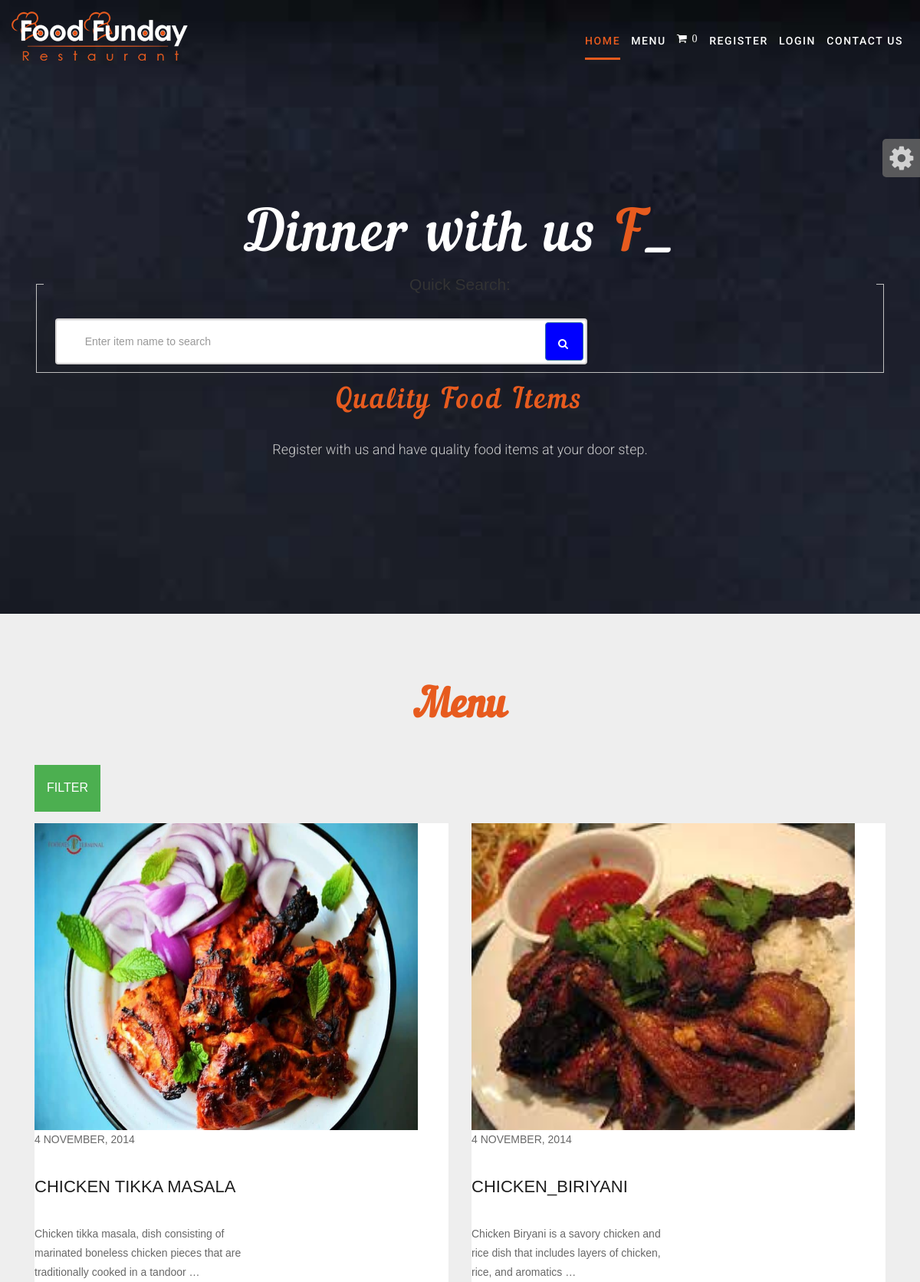
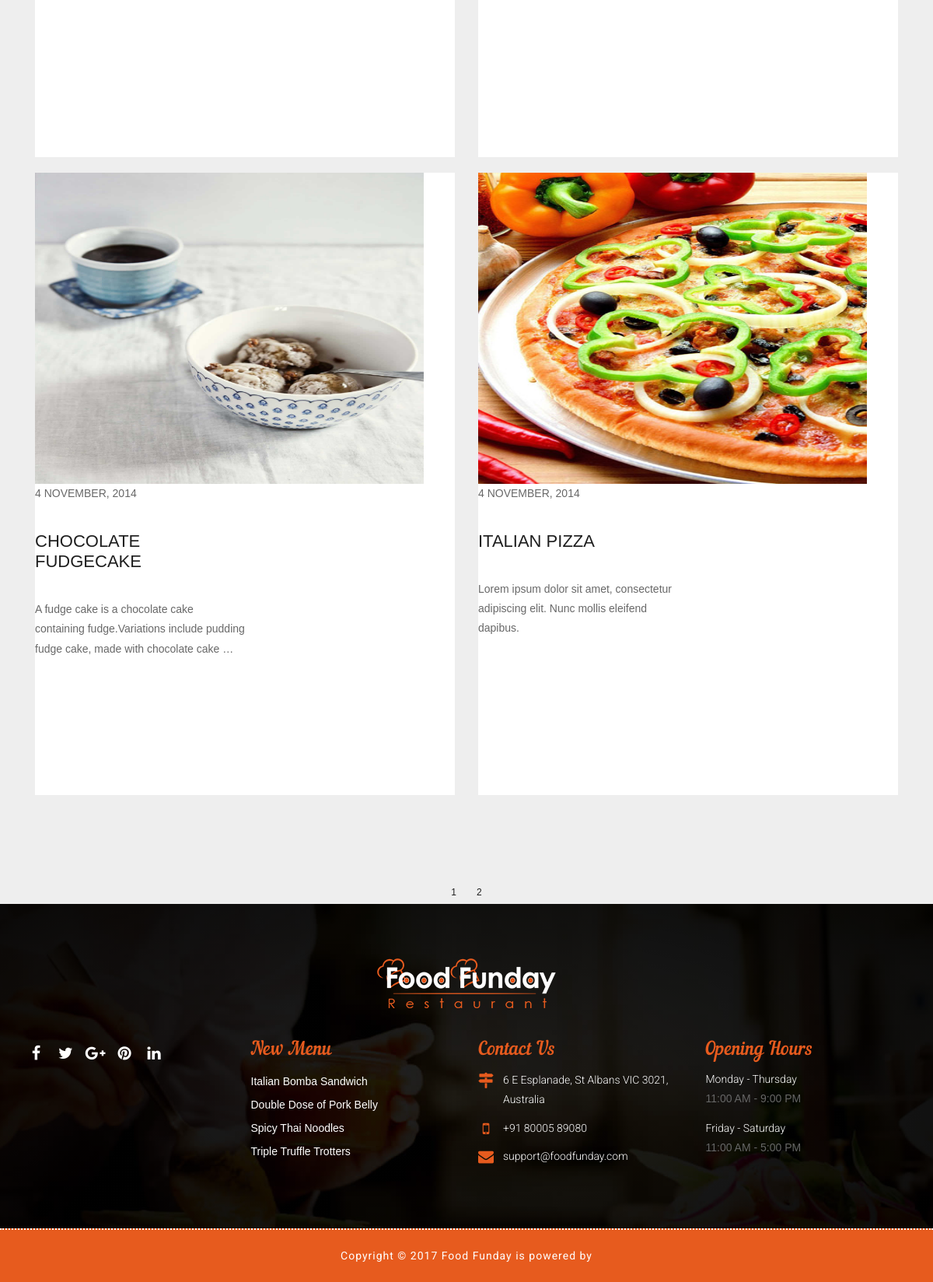
The page / on the database its author committed (2 pictures, top to bottom).
### foodcourt/models.py (models this page shows, shortened)
class products1(models.Model):
    name=models.CharField(max_length=250,unique=True)
    slug=models.SlugField(max_length=250, unique=True)
    img=models.ImageField(upload_to='products')
    desc=models.TextField()
    stock=models.IntegerField()
    available=models.BooleanField()
    price=models.IntegerField()
    category=models.ForeignKey(categs,on_delete=models.CASCADE)
    class Meta:
        ordering=('name',)
        verbose_name='product'
        verbose_name_plural='products'
    def get_url(self):
        return reverse('details', args=[self.category.slug,self.slug])

### foodcourt/views.py (the view)
# urls.py: 2. Add a URL to urlpatterns:  path('', views.home, name='home')
def home(request,c_slug=None):
    c_page=None
    prodt=None
    cat=None
    if c_slug!=None:
        c_page=get_object_or_404(categs,slug=c_slug)
        prodt=products1.objects.filter(category=c_page,available=True)
    else:
        cat=categs.objects.all()
        prodt=products1.objects.all().filter(available=True)
    paginator = Paginator(prodt,4)
    try:
        page = int(request.GET.get('page', '1'))
    except:
        page = 1
    try:
        pro= paginator.page(page)
    except(EmptyPage, InvalidPage):
        pro=paginator.page(paginator.num_pages)
    return render(request,"index.html",{'pr':prodt,'ct':cat,'pg':pro})

### cart/context_processor.py (called while the page is built)
def count(request):
    item_count=0
    if 'admin' in request.path:
        return {}
    else:
        try:
            ct=cartlist.objects.filter(cart_id=c_id(request))
            cti=items.objects.all().filter(cart=ct[:1])
            for c in cti:
                item_count+=c.quan
        except cartlist.DoesNotExist:
            item_count=0
        return dict(itc=item_count)

### cart/views.py (called while the page is built)
def c_id(request):
    ct_id=request.session.session_key
    if not ct_id:
        ct_id=request.session.create()
    return ct_id

### foodcourt/models.py (called while the page is built)
    def get_url(self):
        return reverse('prod_cat',args=[self.slug])

### templates/index.html (shortened to what this page needs)
{% extends 'base.html' %}
{% load static %}
{% block content %}
<html>
<head>
    <link rel="stylesheet" href="{% static 'hm/css/bootstrap.min.css' %}">
    <link rel="stylesheet" href="{% static 'hm/css/style.css' %}">
    <link rel="stylesheet" href="{% static 'hm/css/responsive.css' %}">
    <link id="changeable-colors" rel="stylesheet" href="{% static 'hm/css/colors/orange.css' %}" />
</head>
<body>
    <div id="banner" class="banner full-screen-mode parallax">
        <div class="container pr">
            <div class="col-lg-12 col-md-12 col-sm-12 col-xs-12">
                <div class="banner-static">
                    <div class="banner-text">
                        <div class="banner-cell">
                            <h1>Dinner with us  <span class="typer" id="some-id" data-delay="200" data-delim=":" data-words="Friends:Family:Officemates" data-colors="red"></span><span class="cursor" data-cursorDisplay="_" data-owner="some-id"></span></h1>
                           <div class="wrapper row0">
                            <div id="topbar" class="hoc clear">
                                <div class="fl_right">
                                    <ul class="nospace">
                                        <li id="searchform">
                                        <div>
                                        <form action="{% url 'search' %}" method="get">
                                      <fieldset>
                                     <legend> Quick Search:</legend>
                                           <div class="col-md-8">
                                                <div class="search">
                                                    <input type="text" class="form-control" placeholder="Enter item name to search" name="q">
                                                    <button class="btn btn-primary"><i class="fa fa-search"></i></button> </div>
                                            </div>
                                       </fieldset>
                                     </form>
                                    </div>
                                 </li>
                                </ul>
                                    </div>
                            </div>
                            </div>
                            <h2>Quality Food Items </h2>
                            <p> Register with us and have quality food items at your door step.</p>
                        </div>
                    </div>
                </div>
            </div>
        </div>
    </div>
 <div id="menu" class="menu-main pad-top-100 pad-bottom-100">
        <div class="container">
            <div class="row">
                <div class="col-lg-12 col-md-12 col-sm-12 col-xs-12">
                    <h2 class="block-title text-center">
					Menu
				</h2>
                    <div class="blog-box clearfix">
                        <div class="dropdown">
                            <button class="dropbtn">FILTER</button>
                        </div>
                        {% for i in pg.object_list %}
                        <div class="wow fadeIn" data-wow-duration="1s" data-wow-delay="0.1s">
                            <div class="col-md-6 col-sm-6">
                                <div class="blog-block">
                                    <div class="blog-img-box">
                                        <a href="{{i.get_url}}">
                                        <img src="{{i.img.url}}" alt="" style="width:500px;height:400px" /></a>
                                        <br>
                                        <p><span>4 NOVEMBER, 2014</span></p>
                                         <br><h2>{{i.name}}</h2><br>
                                        <p>{{i.desc|truncatewords:17}}<br>
                                    </div>
                                    <div class="blog-dit">
                                    </div>
                                </div>
                            </div>
                        </div>
                           {% endfor %}
                </div>
            </div>
        </div>
    </div>
 </div>
    <center>
        {% for p in pg.paginator.page_range %}
        <a href="?page={{p}}" class="btn btn-light btn-sm {% if pg.number == p %} activate {% endif %}">{{p}}</a>
        {% endfor %}
    </center>
    <div id="footer" class="footer-main">
      <div class="footer-box pad-top-70">
            <div class="container">
                <div class="row">
                    <div class="footer-in-main">
                        <div class="footer-logo">
                            <div class="text-center">
                                <img src="{% static 'hm/images/logo.png' %}" alt="" />
                            </div>
                        </div>
                        <div class="col-lg-3 col-md-3 col-sm-6 col-xs-12">
                            <div class="footer-box-a">
                                <ul class="socials-box footer-socials pull-left">
                                    <li>
                                        <a href="#">
                                            <div class="social-circle-border"><i class="fa  fa-facebook"></i></div>
                                        </a>
                                    </li>
                                    <li>
                                        <a href="#">
                                            <div class="social-circle-border"><i class="fa fa-twitter"></i></div>
                                        </a>
                                    </li>
                                    <li>
                                        <a href="#">
                                            <div class="social-circle-border"><i class="fa fa-google-plus"></i></div>
                                        </a>
                                    </li>
                                    <li>
                                        <a href="#">
                                            <div class="social-circle-border"><i class="fa fa-pinterest"></i></div>
                                        </a>
                                    </li>
                                    <li>
                                        <a href="#">
                                            <div class="social-circle-border"><i class="fa fa-linkedin"></i></div>
                                        </a>
                                    </li>
                                </ul>
                            </div>
                        </div>
                        <div class="col-lg-3 col-md-3 col-sm-6 col-xs-12">
                            <div class="footer-box-b">
                                <h3>New Menu</h3>
                                <ul>
                                    <li><a href="#">Italian Bomba Sandwich</a></li>
                                    <li><a href="#">Double Dose of Pork Belly</a></li>
                                    <li><a href="#">Spicy Thai Noodles</a></li>
                                    <li><a href="#">Triple Truffle Trotters</a></li>
                                </ul>
                            </div>
                        </div>
                        <div class="col-lg-3 col-md-3 col-sm-6 col-xs-12">
                            <div class="footer-box-c">
                                <h3>Contact Us</h3>
                                <p>
                                    <i class="fa fa-map-signs" aria-hidden="true"></i>
                                    <span>6 E Esplanade, St Albans VIC 3021, Australia</span>
                                </p>
                                <p>
                                    <i class="fa fa-mobile" aria-hidden="true"></i>
                                    <span>
									+91 80005 89080
								</span>
                                </p>
                                <p>
                                    <i class="fa fa-envelope" aria-hidden="true"></i>
                                    <span><a href="#">support@foodfunday.com</a></span>
                                </p>
                            </div>
                        </div>
                        <div class="col-lg-3 col-md-3 col-sm-6 col-xs-12">
                            <div class="footer-box-d">
                                <h3>Opening Hours</h3>
                                <ul>
                                    <li>
                                        <p>Monday - Thursday </p>
                                        <span> 11:00 AM - 9:00 PM</span>
                                    </li>
                                    <li>
                                        <p>Friday - Saturday </p>
                                        <span>  11:00 AM - 5:00 PM</span>
                                    </li>
                                </ul>
                            </div>
                        </div>
                    </div>
                </div>
            </div>
            <div id="copyright" class="copyright-main">
                <div class="container">
                    <div class="row">
                        <div class="col-lg-12 col-md-12 col-sm-12 col-xs-12">
                            <h6 class="copy-title"> Copyright &copy; 2017 Food Funday is powered by <a href="#" target="_blank"></a> </h6>
                        </div>
                    </div>
                </div>
            </div>
        </div>
    </div>
    <section id="color-panel" class="close-color-panel">
        <a class="panel-button gray2"><i class="fa fa-cog fa-spin fa-2x"></i></a>
    </section>
</body>
</html>
{% endblock %}

### templates/base.html (shortened to what this page needs)
{% load static %}
<html>
<head>
    <link rel="stylesheet" href="{% static 'hm/css/bootstrap.min.css' %}">
    <link rel="stylesheet" href="{% static 'hm/css/style.css' %}">
    <link rel="stylesheet" href="{% static 'hm/css/responsive.css' %}">
    <link id="changeable-colors" rel="stylesheet" href="{% static 'hm/css/colors/orange.css' %}" />
</head>
<body>
<div id="site-header">
        <header id="header" class="header-block-top">
            <div class="container">
                <div class="row">
                    <div class="main-menu">
                        <nav class="navbar navbar-default" id="mainNav">
                            <div class="navbar-header">
                                <div class="logo">
                                    <a class="navbar-brand js-scroll-trigger logo-header" href="#">
                                        <img src="{% static 'hm/images/logo.png' %}" alt="">
                                    </a>
                                </div>
                            </div>
                            <div id="navbar" class="navbar-collapse collapse">
                                <ul class="nav navbar-nav navbar-right">
                                    <li class="active"><a href="/">Home</a></li>
                                    <li><a class="active" href="#">Menu</a></li>
                                    <li><a class="active" href="{% url 'cartDetails' %}"><i class="fa fa-shopping-cart" style="font-size:14px; color:white;">&nbsp{{itc}}</i> </a></li>
                                    {% if user.is_authenticated %}
									<li>Hai {{user.username}}</li>
                                    <li><a class="active" href="{% url 'logout' %}">Logout</a></li>
                                    {% else %}
                                    <li><a class="active" href="{% url 'register' %}">Register</a></li>
                                    <li><a class="active" href="{% url 'login' %}">Login</a></li>
                                    {% endif %}
                                    <li><a class="active" href="#">Contact us</a></li>
                                </ul>
                            </div>
                        </nav>
                    </div>
                </div>
            </div>
        </header>
    </div>
{% block content %}
{% endblock %}
</body>
</html>

### static/hm/css/responsive.css (style rules this page uses)
@media (max-width: 1240px) { .main-menu nav li a { margin: 0 7px; } }

### static/hm/css/colors/orange.css (style rules this page uses)
.main-menu .navbar-default .navbar-nav .active a { color: #e75b1e; }
.main-menu nav li a::after { background: #e75b1e; }
.typer { color: #e75b1e !important; }
.banner-text h2 { color: #e75b1e }
.block-title { color: #e75b1e; }
.footer-box-b h3 { color: #e75b1e; }
.footer-box-c h3 { color: #e75b1e; }
.footer-box-d h3 { color: #e75b1e; }
.footer-box-c p i { color: #e75b1e; }
.copyright-main { background: #e75b1e; }

### templates/index.html (style rules this page uses)
.dropbtn { background-color: #4CAF50; color: white; padding: 16px; font-size: 16px; border: none; cursor: pointer; }
.dropdown { position: relative; display: inline-block; padding: 15px; }
body { background-color: #eee; font-family: "Poppins", sans-serif; font-weight: 300 }
.search { position: relative; box-shadow: 0 0 40px rgba(51, 51, 51, .1) }
.search input { height: 60px; text-indent: 25px; border: 2px solid #d6d4d4 }
.search .fa-search { position: absolute; top: 20px; left: 16px }
.search button { position: absolute; top: 5px; right: 5px; height: 50px; width: 50px; background: blue }

### rows shown on the page
products1: img (picture), name "CHICKEN TIKKA MASALA", desc "Chicken tikka masala, dish consisting of marinated boneless chicken pieces that are traditionally cooked in a tandoor …"
products1: img (picture), name "CHICKEN_BIRIYANI", desc "Chicken Biryani is a savory chicken and rice dish that includes layers of chicken, rice, and aromatics …"
products1: img (picture), name "CHOCOLATE FUDGECAKE", desc "A fudge cake is a chocolate cake containing fudge.Variations include pudding fudge cake, made with chocolate cake …"
products1: img (picture), name "ITALIAN PIZZA", desc "Lorem ipsum dolor sit amet, consectetur adipiscing elit. Nunc mollis eleifend dapibus."

### other values the page prints
{{ itc }} "0"
{{ p }} "1" "2"
